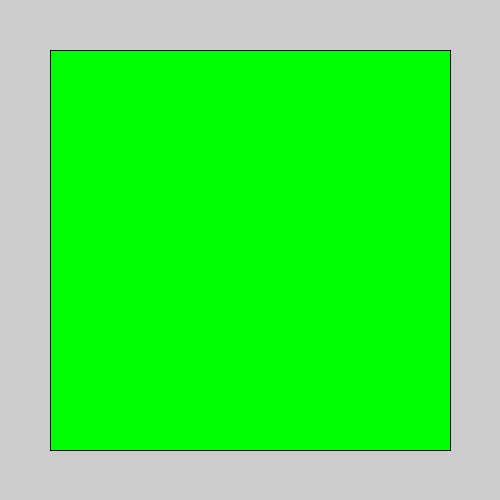
Frame 1 (no input)
Frame 60 (the mouse pressed at the canvas centre just before this capture): identical to frame 1, image omitted
Frame 120 (the mouse held since frame 60 and released just before this capture): identical to frame 1, image omitted

The Processing sketch that drew this single still picture (run headless with seeded random() and noise(); from frame 60 on, the mouse is pressed at the canvas centre):

// Processing sketch: sketch_reversi
// ── sketch_reversi.pde
// reversi sample

Board b;

void setup() {
  size(500, 500);
  
  b = new Board();
}

void draw() {
  b.show();
}

// ── Board.pde
class Board {
  
  void show() {
    fill(0, 255, 0);
    rect(50, 50, 400, 400);
  }
}
